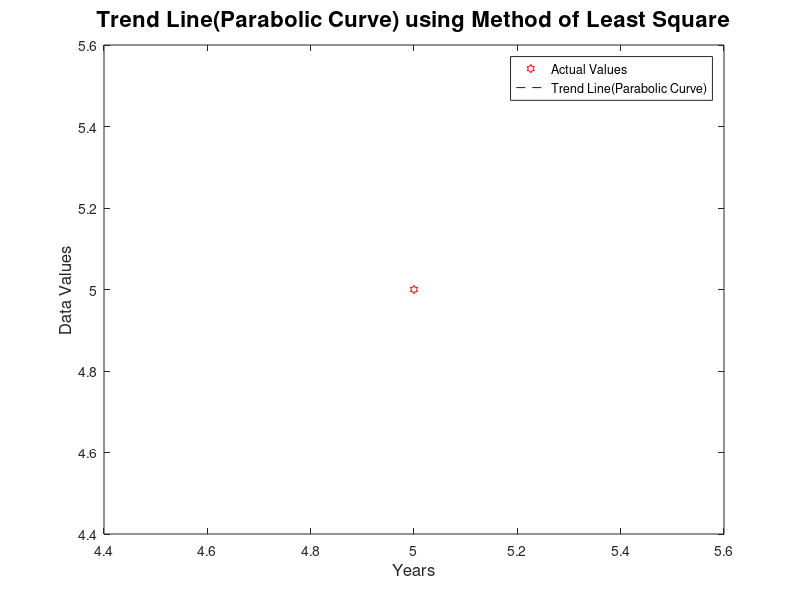

Write the MATLAB code that produced this figure.
%Practical - 4
%WAMP to plot the TrendLine(Parabolic Curve) using Method of Least Square

clear all
close all
clc

x = input('Enter years:');
y = input('Enter Corrosponding data points:');

plot(x,y,'rh');

k = x(round(length(x)/2))

X = x - k;

n = length(x);

%%%%%%%%%%% The Quadratic Equations %%%%%%%%%%%%%%%
% 
% sumy = n*a + b*sumx + c*sumxx
% 
% sumxy = asumx + b*sumxx + c*sumxxx
% 
% sumxxy= asumxx + bsumxxx + c*sumxxxx


% To find values of a,b and c, solve above equations using Cramer's Rule.

sumx = sum(X);
sumy = sum(y);
sumx2 =sum(X.*X);
sumx3 = sum(X.*X.*X);
sumx4 = sum(X.*X.*X.*X);
sumxy = sum(X.*y);
sumx2y = sum(X.*X.*y);

D = [n sumx sumx2; sumx sumx2 sumx3; sumx2 sumx3 sumx4]

D1 = [sumy sumx sumx2; sumxy sumx2 sumx3; sumx2y sumx3 sumx4]

D2 = [n sumy sumx2; sumx sumxy sumx3; sumx2 sumx2y sumx4]

D3 = [n sumx sumy; sumx sumx2 sumxy; sumx2 sumx3 sumx2y]

a = det(D1)/det(D)

b = det(D2)/det(D)

c = det(D3)/det(D)

Y  = a + b.*X + c.*X.*X

fprintf('\n The equation of fitted curve on above data is y = %f + %f*x + %f*x^2\n',a,b,c);

fprintf('\n The comparison of Actual values and Estimated Values:\n');

fprintf('\nActual\t\t     Predicted')
fprintf('\n-------------------------')
for i = 1:length(y)
    fprintf('\n%f\t|\t%f',y(i),Y(i));
end

hold on
plot(x,Y,'b--')

xlabel('Years','Fontsize',12)
ylabel('Data Values','Fontsize',12)
title('Trend Line(Parabolic Curve) using Method of Least Square','Fontsize',16);
legend('Actual Values','Trend Line(Parabolic Curve)')

% ------------------------------------OUTPUT-------------------------------
% Enter years:1998:2003
% Enter Corrosponding data points:[100 107 120 140 181 192]
% Enter the central value of x:2000
% 
% D =
% 
%      6     3    19
%      3    19    27
%     19    27   115
% 
% 
% D1 =
% 
%            3          19         840
%           19          27         771
%           27         115        3099
% 
% 
% D2 =
% 
%            6         840          19
%            3         771          27
%           19        3099         115
% 
% 
% D3 =
% 
%            6           3         840
%            3          19         771
%           19          27        3099
% 
% 
% a =
% 
%   123.6857
% 
% 
% b =
% 
%    17.7000
% 
% 
% c =
% 
%     2.3571
% 
% 
% Y =
% 
%    97.7143  108.3429  123.6857  143.7429  168.5143  198.0000
% 
% 
%  The equation of fitted curve on above data is y = 123.685714 + 17.700000*x + 2.357143*x^2
% 
%  The comparison of Actual values and Estimated Values:
% 
% Actual		     Predicted
% -------------------------
% 100.000000	|	97.714286
% 107.000000	|	108.342857
% 120.000000	|	123.685714
% 140.000000	|	143.742857
% 181.000000	|	168.514286
% 192.000000	|	198.000000